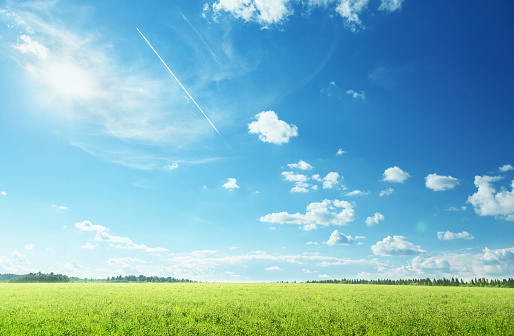
#> input picture sky.png, 514 x 336 px
$ python new.py
#> lines starting #> are read from the running program, lines starting #| are printed output that depends on the picture; after the words box and inside, x2 and y2 are one past the last pixel; in counts of white or black regions, pixels touching at a corner belong together
import cv2     ##Importing the OpenCV module
import numpy as np

Video = cv2.VideoCapture("Helicopter.mp4")   ## reading the video file
image = cv2.imread("sky.png")                ## reading the image file
#> image is the input picture: shape (336, 514, 3); mean B, G, R 191.6, 182.5, 125.6

while True:
    ret , frame = Video.read()               ## If there are no video the loop will terminate
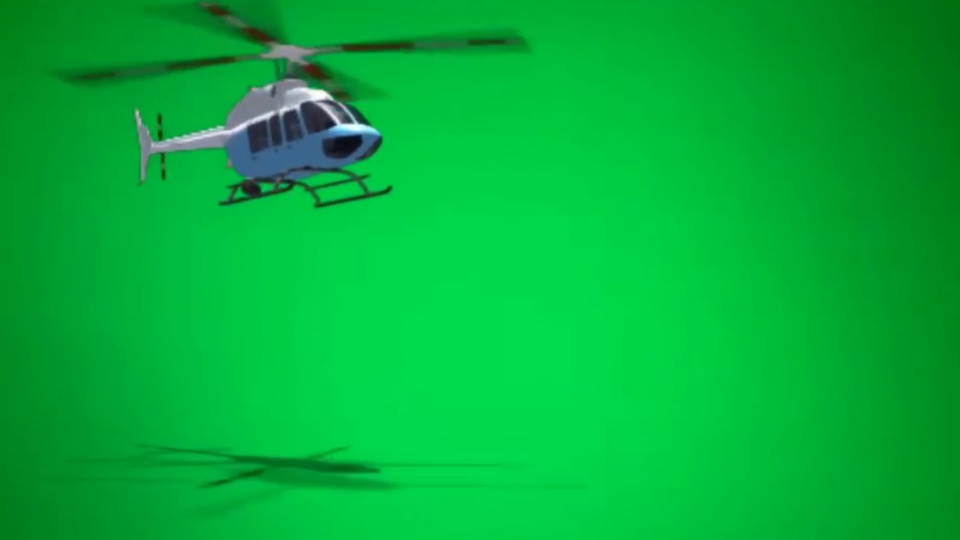
#> input picture frame 15 of Helicopter.mp4, 1920 x 1080 px (shown at 1/2 size)
#> frame is the input picture: shape (1080, 1920, 3); mean B, G, R 57.9, 176.4, 3.2
    frame = cv2.resize(frame,(640,480))      ## Resize the framer of the video
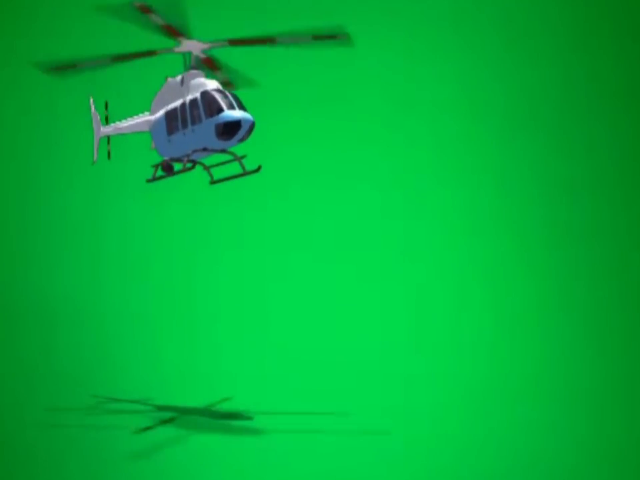
#> frame: shape (480, 640, 3); mean B, G, R 57.9, 176.4, 3.2
    image = cv2.resize(image,(640,480))      ## Resize the frame of the image
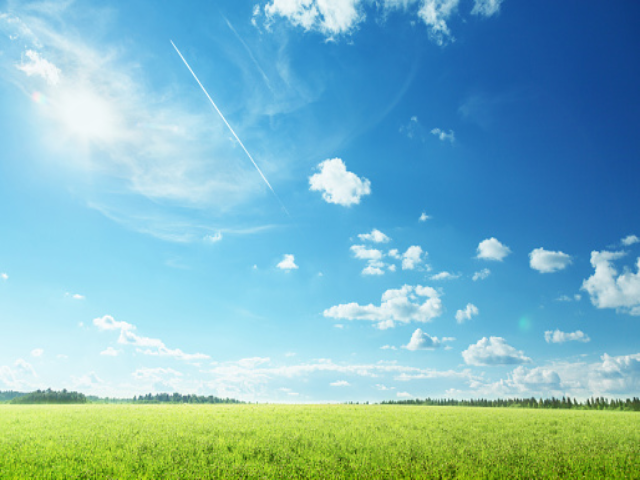
#> image: shape (480, 640, 3); mean B, G, R 191.5, 182.4, 125.5
    hsv = cv2.cvtColor(frame,cv2.COLOR_BGR2HSV)  ## Changing the color from RGB to HSV
#> hsv: shape (480, 640, 3); mean H, S, V 70, 248.9, 176.9


    lower = np.array([20,230,100])
    upper = np.array([179,255,255])

    mask = cv2.inRange(hsv,lower,upper)         ## Creating mask for the object
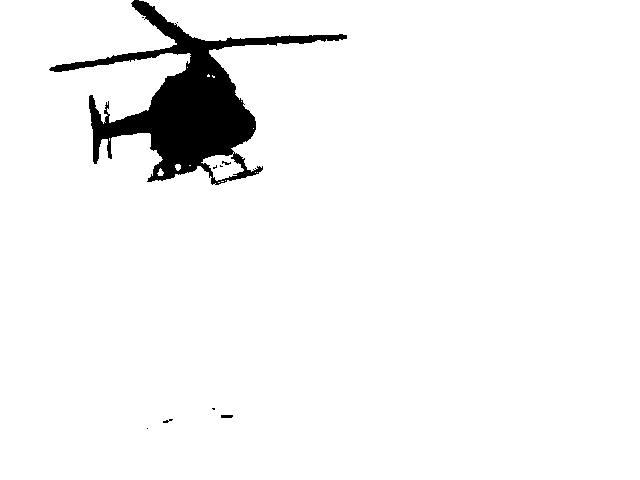
#> mask: shape (480, 640); 95.5% white; 10 black regions (7 under 20 px), largest, box (x1, y1, x2, y2) and area: (49, 0, 347, 185) 13793, (221, 415, 233, 418) 35, (163, 419, 173, 423) 20


    res = cv2.bitwise_and(frame,frame,mask=mask)## overlapping the mask and the video
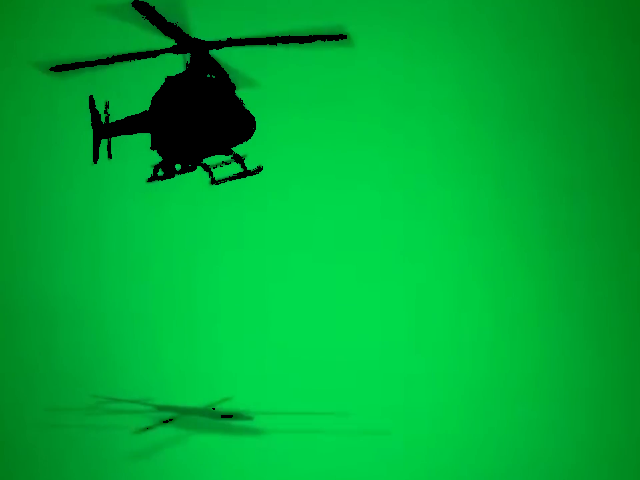
#> res: shape (480, 640, 3); mean B, G, R 53.6, 171.5, 0.3
    f = frame - res                             ## Adding the object
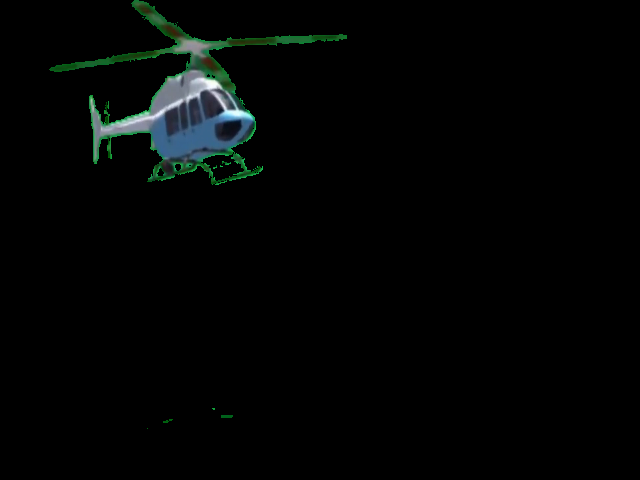
#> f: shape (480, 640, 3); mean B, G, R 4.3, 4.9, 2.9
    green_screen = np.where(f == 0,image,f)     ## Replace the green background by the image
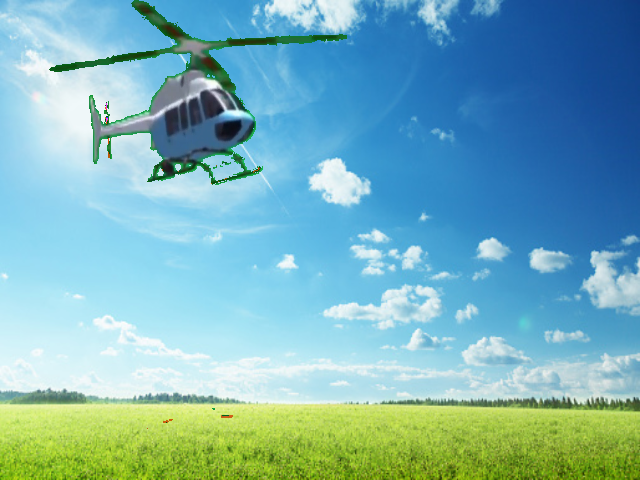
#> green_screen: shape (480, 640, 3); mean B, G, R 185.3, 178, 121.9


    # [4 lines of commented-out code are left out]
    cv2.imshow("Final",green_screen)            ## Showing the final image
    k = cv2.waitKey(1)
#> (key q is pressed here)
    if k ==ord('q'):
        break                                   ## If q is pressed then the video will exit.


Video.release()                  ## Releasing the Video
cv2.destroyAllWindows()          ## Close all window after the video will execute
